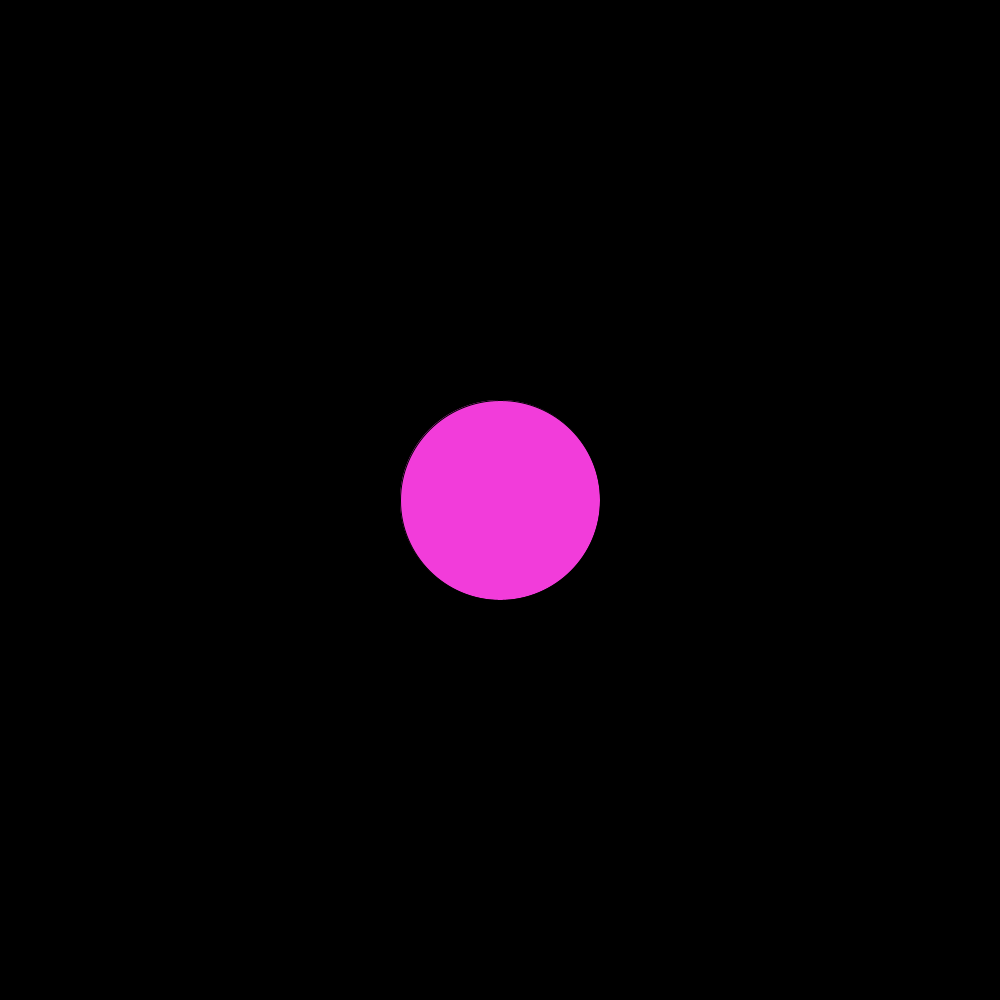
Frame 1 (no input)
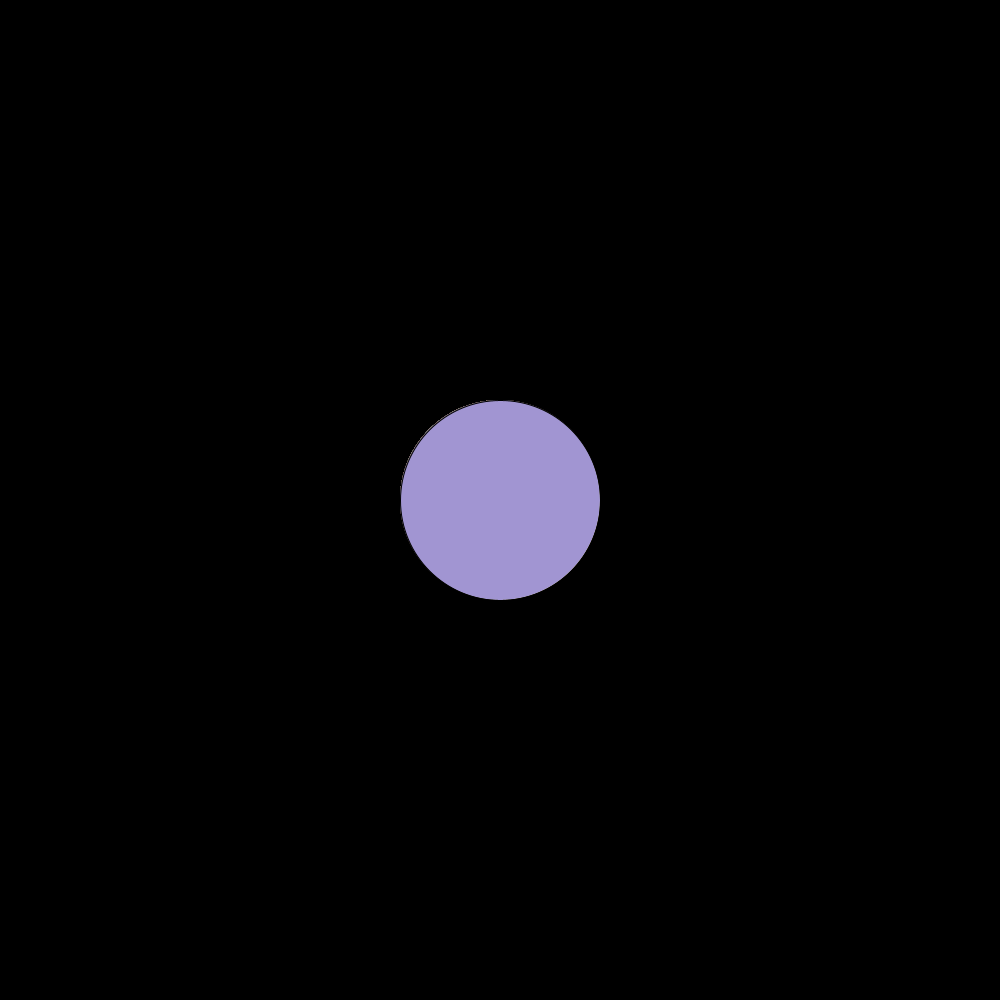
Frame 60 (the mouse pressed at the canvas centre just before this capture)
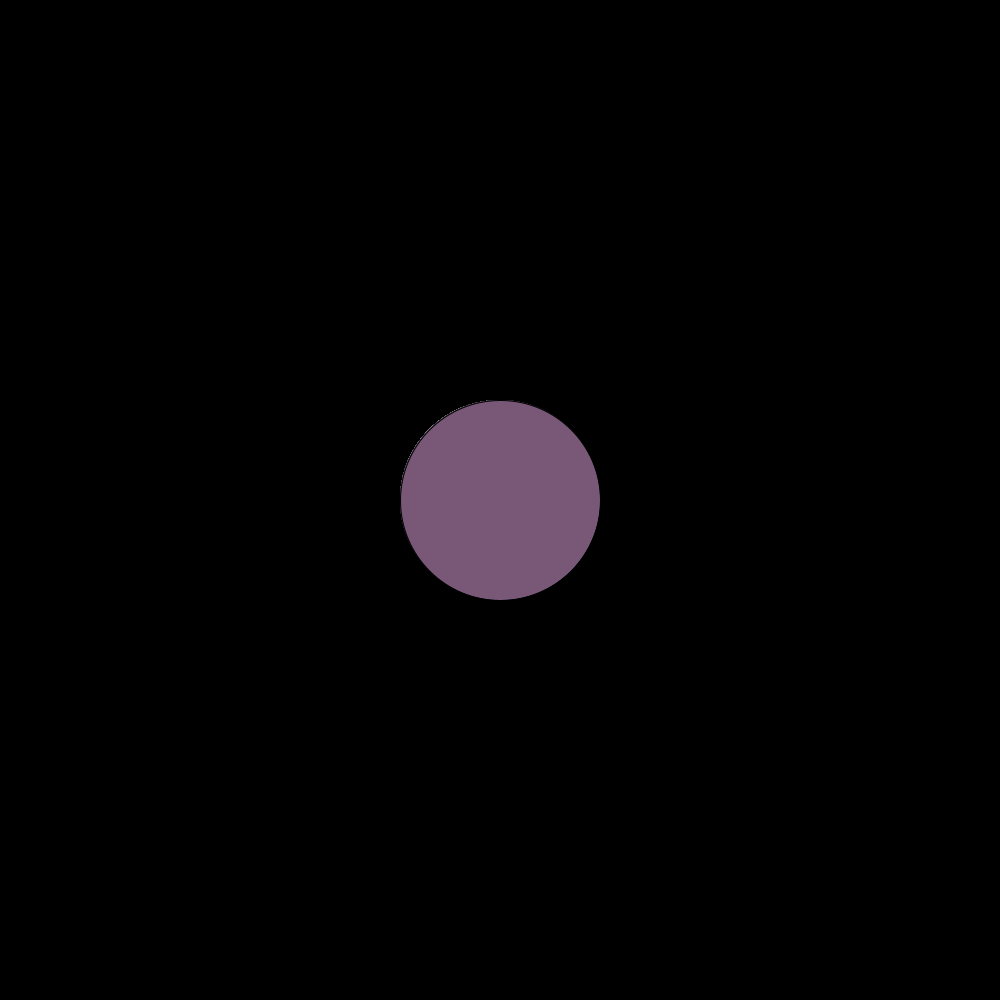
Frame 120 (the mouse held since frame 60 and released just before this capture)

The Processing sketch that drew these frames (run headless with seeded random() and noise(); from frame 60 on, the mouse is pressed at the canvas centre):

// Processing sketch: processing_129835
// ── processing_129835.pde

int y = 0;
int x = 0;
float ted = random(200);
float joe = random(200);
int s = 200;
int w = 0;
int k = 50;
ArrayList<Integer> wins;
void setup(){
  size(1000,1000);
  background(0);
  wins = new ArrayList<Integer>();
  
}

void draw(){
  
  
  if ((x+500)>=(ted-s) && (x+500)<= (ted+s)){
    if ((y+500)>=(joe-s) && (y+500)<= (joe+s)){
      fill(255,0,0);
      ellipse(ted,joe,50,50);
    }
    else { 
      fill(0);
      ellipse(ted,joe,50,50);
    }
  }
    
  else{
  fill(0);
  ellipse(ted,joe,50,50);
  }
  if (y < -500){
    y = 500;
  }
  if (y > 500){
    y = -500;
  }
  if (x < -500){
    x = 500;
  }
  if (x > 500){
    x = -500;
  }
  fill(random(255),random(255),random(255));
  ellipse(500+x,500+y,s,s);
  
  
  if (mousePressed){
    if (mouseX >=(ted-40) && mouseX<= (ted+40)){
      if (mouseY>=(joe-40) && mouseY <= (joe+40)){
        if(wins.size() >=3){
          s = s - 10;
          wins.add(1);
          ted  = random(1000);
          joe = random(1000);
          println("level");
          println(wins.size());
          background(0);
          
          if (wins.size() == 8){
            s = 200;
            wins.add(1);
            println("You win");
            background(0);
          }
        }
        
        else{
        println("you Win");
        s = s-50;
        ted  = random(1000);
        joe = random(1000);
        wins.add(1);
        println("level");
        println(wins.size());
        background(0);
        }
      }
    }
  }
      
  
}

void keyPressed(){
  if (key == CODED) {
    if (keyCode == UP) { 
      y = y - k;
    }
    if (keyCode == DOWN) { 
      y = y + k;
    }
    if (keyCode == RIGHT) { 
      x = x + k;
    }
    if (keyCode == LEFT) { 
      x = x - k;
    }
  }
}


  
  
